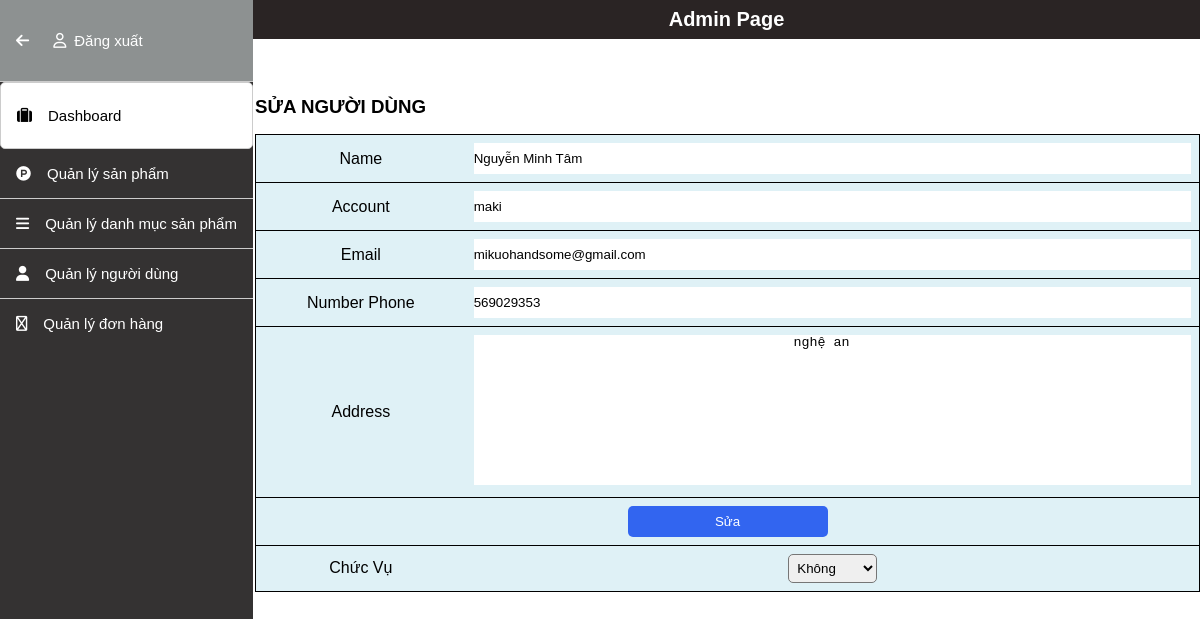
Page /admincp/index.php?action=quanlynguoidung&query=sua&email=mikuohandsome@gmail.com (signed in) on the committed database.
### tables this page shows
CREATE TABLE `tbl_dangky` (
  `id_khachhang` int(11) NOT NULL,
  `hovaten` varchar(250) NOT NULL,
  `taikhoan` varchar(100) NOT NULL,
  `matkhau` varchar(100) NOT NULL,
  `sodienthoai` int(11) NOT NULL,
  `email` varchar(100) NOT NULL,
  `diachi` text NOT NULL,
  `chucvu` int(11) NOT NULL
);

### admincp/modules/quanlynguoidung/sua.php (the view, shortened to what this page needs)
<?php
$sql_nguoidung = "SELECT * FROM tbl_dangky WHERE email='$_GET[email]' LIMIT 1";
$querynd = mysqli_query($connect, $sql_nguoidung);
?>
<h3>SỬA NGƯỜI DÙNG</h3>
<form action="modules/quanlynguoidung/xuly.php?email=<?php echo $_GET['email'] ?>" method="POST" enctype="multipart/form-data">
    <table class="tbl_themsp" width="50%" style="border-collapse: collapse;">
        <?php
        while ($nguoidung = mysqli_fetch_array($querynd)) {
        ?>
            <tr>
                <td>Name</td>
                <td><input type="text" size="50" name="hovatens" value="<?php echo $nguoidung['hovaten'] ?>"></td>
            </tr>
            <tr>
                <td>Account</td>
                <td><input type="text" size="50" name="taikhoans" value="<?php echo $nguoidung['taikhoan'] ?>"></td>
            </tr>
            <tr>
                <td>Email</td>
                <td><input type="text" size="50" name="emails" value="<?php echo $nguoidung['email'] ?>"> </td>
            </tr>
            <tr>
                <td>Number Phone</td>
                <td><input type="text" size="50" name="dienthoais" value="<?php echo $nguoidung['sodienthoai'] ?>"> </td>
            </tr>
            <tr>
                <td>Address</td>
                <td><textarea name="diachis" cols="47" rows="10" style="resize: none;">
					<?php echo $nguoidung['diachi'] ?>
			</textarea></td>
            </tr>
            <tr>
                <td colspan="2" style="text-align: center;"><input type="submit" name="suanguoidung" value="Sửa"></td>
            </tr>
            <tr>
                <td>Chức Vụ </td>
                <td>
                    <select name="chucvus">
                        <?php
                        if ($nguoidung['chucvu'] == 1) {
                        ?>
                            <option value="1" selected> Bán hàng</option>
                            <option value="0">Không</option>
                        <?php
                        } else {
                        ?>
                            <option value="0" selected>Không</option>
                        <?php
                        }
                        ?>
                    </select>
                </td>
            </tr>
    </table>
</form>
<?php
        }
?>

### admincp/css/style_admincp.css (style rules this page uses)
* { padding: 0; margin: 0; box-sizing: border-box; }
body { font-family: Helvetica, sans-serif; }
.wrapper .main h3 { margin: 6rem 0 1rem 0; }
.wrapper .main table { width: 100%; border-collapse: collapse; }
.wrapper .main table input { padding: 0.5rem 0; width: 100%; border: none; outline: none; }
.wrapper .main table textarea { width: 100%; border: none; outline: none; }
.wrapper .main table select { padding: 0.3rem; border-radius: 5px; cursor: pointer; }
.wrapper .main table input[type="submit"] { width: 200px; margin: auto; background-color: rgb(50, 101, 240); color: #fff; border-radius: 5px; cursor: pointer; }
th, td { text-align: center; padding: 8px; }
tr { border: 1px solid #000; padding: 0.5rem 0; }
.tbl_themsp { background-color: #dff1f6; }

### rows in the picture
tbl_dangky: hovatens "Nguyễn Minh Tâm", taikhoans "maki", emails "mikuohandsome@gmail.com", dienthoais "569029353", diachis "nghệ an", chucvus "Không"
